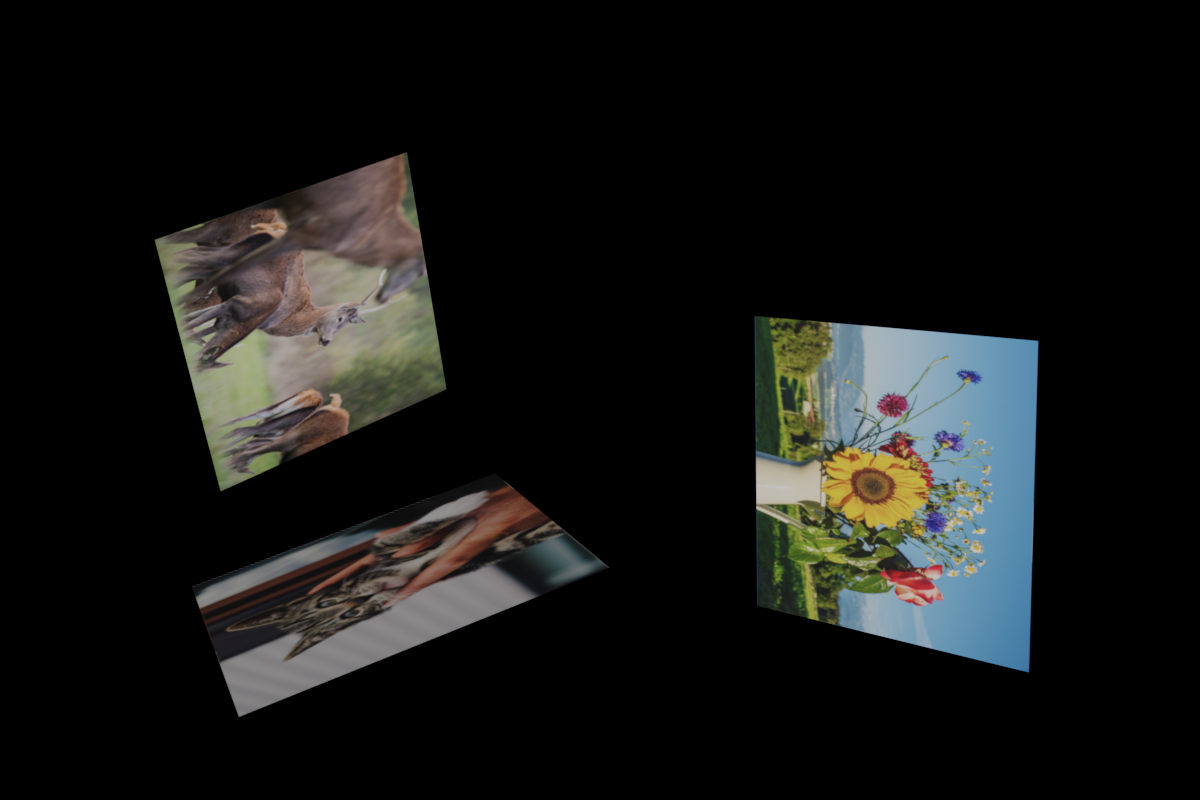
#> input picture Built_stereo_image/Normal_case_2/R.png, 1200 x 800 px
$ python estimation2.py
#> lines starting #> are read from the running program, lines starting #| are printed output that depends on the picture
### calibrated_img.py
import cv2
import matplotlib.pyplot as plt
import numpy as np
from sklearn.linear_model import LinearRegression
import copy
import math
import os


class calibrated_image(object):

    def __init__(self, target_img, template_img, folderName, qThreshold, heThreshold, Gaussian_value):
        # H transform from template to target_img

#> called with target_img = 'R.png', template_img = 'L.png', folderName = 'estimation_result', qThreshold = 0.0001, heThreshold = 1e-05, Gaussian_value = 7
        temp_target_img = cv2.imread(target_img, cv2.IMREAD_GRAYSCALE)
#> temp_target_img: shape (800, 1200); min 0, max 194, mean 22.2
        temp_template_img = cv2.imread(template_img, cv2.IMREAD_GRAYSCALE)
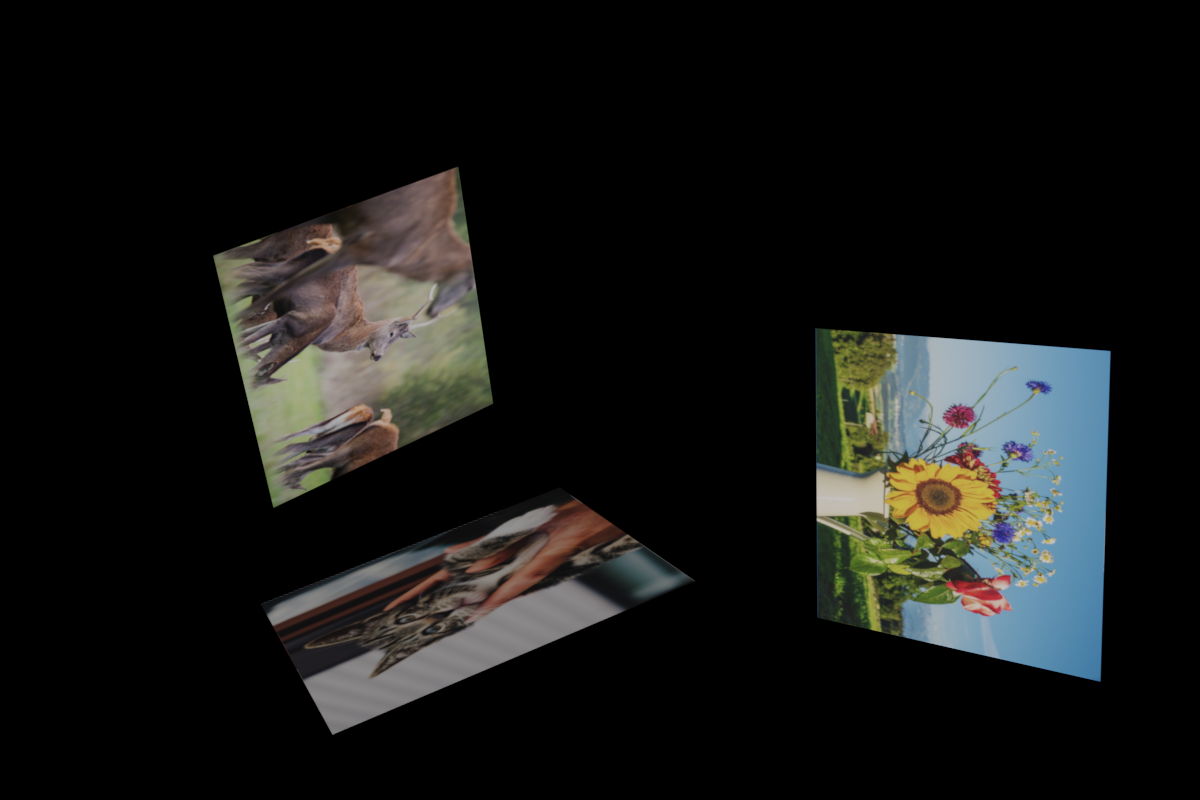
#> input picture Built_stereo_image/Normal_case_2/L.png, 1200 x 800 px
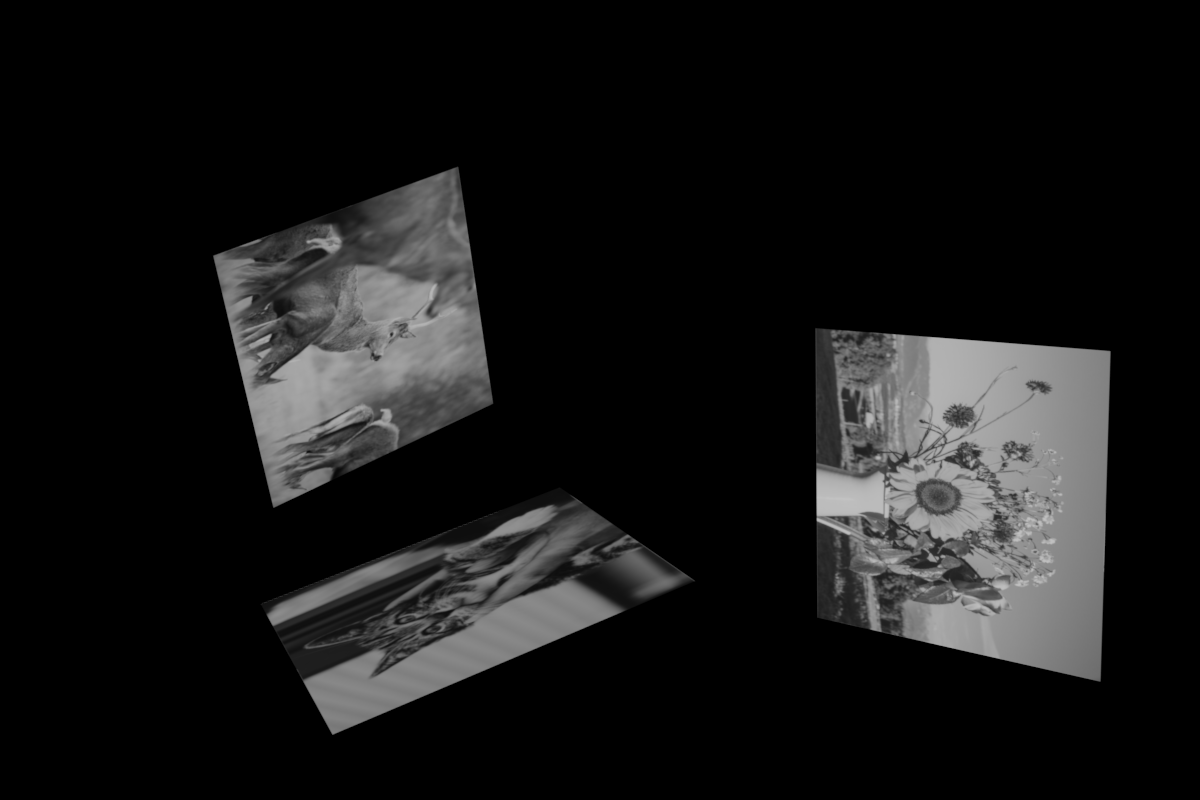
#> temp_template_img: shape (800, 1200); min 0, max 194, mean 22.7

        self.target_img = np.float32(temp_target_img)
        self.template_img = np.float32(temp_template_img)
        # blur the image
        self.target_img_blur = cv2.GaussianBlur(self.target_img, (Gaussian_value, Gaussian_value), 10)
        self.template_img_blur = cv2.GaussianBlur(self.template_img, (Gaussian_value, Gaussian_value), 10)

        self.qThreshold = qThreshold
        self.heThreshold = heThreshold

        cv2.imwrite(folderName + '/original_template_img.png', self.template_img)
        cv2.imwrite(folderName + '/original_target_img.png', self.target_img)

    def q_update(self, field, pyrNum, fieldNum, target_img_pyramid, template_img_pyramid,
                 q, e, H_inf, r_correct, pyramidOrNot, radiometricOrNot):
        # I define q is a 3 * 1 dimension matrix. But it is in fact q_transpose. In this way, it's easy to multiple
        # e and q.T.
        convergeOrNot = 1
        if pyramidOrNot == 0:
            if radiometricOrNot == 1:
                q_in_func = copy.deepcopy(q)
                r_in_func = copy.deepcopy(r_correct)
                for i in range(fieldNum):  # for different patch

                    field_x = copy.deepcopy(field[i])

                    Delta = self.improve_parameter(q_in_func[i], e, H_inf, r_in_func[i], target_img_pyramid,
                                                   template_img_pyramid, radiometricOrNot, field_x)

                    count = 0
                    while np.linalg.norm(Delta) / np.linalg.norm(np.concatenate((q_in_func[i], r_in_func[i]), axis=0)) \
                            > self.qThreshold:
                        count = count + 1
                        if count > 50:
                            convergeOrNot = 0
                            print(i, 'patch: q cycle is more than 50 cycles')
                            break
                        Delta = Delta
                        q_in_func[i] = q_in_func[i] + Delta[0:3, 0].reshape(3, 1)
                        r_in_func[i] = r_in_func[i] + Delta[3:5, 0].reshape(2, 1)

                        Delta = self.improve_parameter(q_in_func[i], e, H_inf, r_in_func[i], target_img_pyramid,
                                                       template_img_pyramid, radiometricOrNot, field_x)
            else:
                q_in_func = copy.deepcopy(q)
                r_in_func = copy.deepcopy(r_correct)
                for i in range(fieldNum):  # for different patch

                    field_x = copy.deepcopy(field[i])

                    Delta = self.improve_parameter(q_in_func[i], e, H_inf, r_in_func[i], target_img_pyramid,
                                                   template_img_pyramid, radiometricOrNot, field_x)

                    count = 0
                    while np.linalg.norm(Delta) / np.linalg.norm(
                            q_in_func[i]) > self.qThreshold:  # Need to be adjusted
                        count = count + 1
                        if count > 50:
                            convergeOrNot = 0
                            print(i, 'patch: q cycle is more than 50 cycles')
                            break
                        Delta = Delta
                        q_in_func[i] = q_in_func[i] + Delta

                        Delta = self.improve_parameter(q_in_func[i], e, H_inf, r_in_func[i], target_img_pyramid,
                                                       template_img_pyramid, radiometricOrNot, field_x)
        else:

            q_in_func = copy.deepcopy(q)

            for i in range(fieldNum):  # for different patch

                field_x = copy.deepcopy(field[i])

                for j in range(pyrNum, -1, -1):  # for different layer

                    Delta_q = self.improve_parameter(q_in_func[i], e, H_inf, target_img_pyramid[j],
                                                     template_img_pyramid[j], field_x)

                    count = 0
                    while abs(Delta_q[0, 0]) > 0.01 or abs(Delta_q[1, 0]) > 0.01 or abs(
                            Delta_q[2, 0]) > 0.1:  # Need to be adjusted
                        count = count + 1
                        if count > 50:
                            print('q cycle is more than 50 cycles')
                            convergeOrNot = 0
                            break

                        Delta_q = Delta_q
                        q_in_func[i] = q_in_func[i] + Delta_q[i]

                        # warped_img = self.warp_image(q_in_func[i], e, H_inf, target_img_pyramid[j], template_img_pyramid[j])
                        Delta_q = self.improve_parameter(q_in_func[i], e, H_inf, target_img_pyramid[j],
                                                         template_img_pyramid[j], field_x)

                    # change the parameter to  next layer
                    if j != 0:
                        q_in_func[i][0, 2] = q_in_func[i][0, 2] * 2
                        for k in range(4):
                            field_x[k] = field_x[k] * 2

        print("q:", q_in_func)
        print('r_correct:', r_in_func)
        return q_in_func, r_in_func, convergeOrNot

    # [104 lines left out: function H_inf_and_e_update, not called in this run]

    def improve_parameter(self, q, e, H_inf, r_correct, target_img, template_img, radiometricOrNot,
                          *correspondings_field):
        if radiometricOrNot == 1:
            A_matrix = np.zeros((5, 5))
            B_matrix = np.zeros((5, 1))

            warped_img = self.warp_image(q, e, H_inf, target_img, template_img)

            ImageDerivativeX = cv2.Sobel(target_img, -1, 1, 0, ksize=-1)
            ImageDerivativeX_warp = self.warp_image(q, e, H_inf, ImageDerivativeX, template_img)
            ImageDerivativeY = cv2.Sobel(target_img, -1, 0, 1, ksize=-1)
            ImageDerivativeY_warp = self.warp_image(q, e, H_inf, ImageDerivativeY, template_img)

            for field in correspondings_field:
                x_min_improve = field[0]
                x_max_improve = field[0] + field[1]
                y_min_improve = field[2]
                y_max_improve = field[2] + field[3]
                for y in range(y_min_improve, y_max_improve, 1):
                    for x in range(x_min_improve, x_max_improve, 1):
                        # coordinate in template img
                        x_ij = np.array([[x],
                                         [y],
                                         [1]])

                        # dimension fo H is 3*3
                        H = np.matmul((H_inf + np.matmul(e, q.T)), x_ij)

                        # dimension of D_N is 2*3
                        D_N = np.array([[1, 0, 0],
                                        [0, 1, 0]]) / H[2] \
                              - np.matmul(H[0:2], np.array([[0, 0, 1]])) / (H[2] * H[2])

                        # Derivative of I_2 (warped img)
                        D_I_12 = np.array([ImageDerivativeX_warp[y, x], ImageDerivativeY_warp[y, x]]).reshape(1, 2)

                        # D_I after dehomogenous 1*3
                        D_I_dehomogenous = np.matmul(D_I_12, D_N)

                        # M_1 is the part for Delta p in A_matrix. Dimension is 1 * 3
                        M_1 = np.matmul(np.matmul(D_I_dehomogenous, e), np.transpose(x_ij))

                        # M_2 is the part for Delta a and Delta b in A_matrix. Dimension is 1 * 2
                        M_2 = np.array([[template_img[y, x], 1]])

                        # M is the factor of variable dimension is 1*5
                        M = np.concatenate((M_1, -M_2), axis=1)

                        # difference between template image and warped image
                        d = r_correct[0, 0] * int(template_img[y, x]) + r_correct[1, 0] - int(warped_img[y, x])

                        # dimension of A_matrix is 5 * 5
                        # dimension of B_matrix is 5 * 1
                        A_matrix = A_matrix + np.matmul(np.transpose(M), M)
                        B_matrix = B_matrix + d * np.transpose(M)

            # dimension of q is 5 * 1
            Delta = np.matmul(np.linalg.pinv(A_matrix), B_matrix)
        else:
            A_matrix = np.zeros((3, 3))
            B_matrix = np.zeros((3, 1))

            warped_img = self.warp_image(q, e, H_inf, target_img, template_img)

            ImageDerivativeX = cv2.Sobel(target_img, -1, 1, 0, ksize=-1)
            ImageDerivativeX_warp = self.warp_image(q, e, H_inf, ImageDerivativeX, template_img)
            ImageDerivativeY = cv2.Sobel(target_img, -1, 0, 1, ksize=-1)
            ImageDerivativeY_warp = self.warp_image(q, e, H_inf, ImageDerivativeY, template_img)

            for field in correspondings_field:
                x_min_improve = field[0]
                x_max_improve = field[0] + field[1]
                y_min_improve = field[2]
                y_max_improve = field[2] + field[3]
                for y in range(y_min_improve, y_max_improve, 1):
                    for x in range(x_min_improve, x_max_improve, 1):
                        # coordinate in template img
                        x_ij = np.array([[x],
                                         [y],
                                         [1]])

                        # dimension fo H is 3*3
                        H = np.matmul((H_inf + np.matmul(e, q.T)), x_ij)

                        # dimension of D_N is 2*3
                        D_N = np.array([[1, 0, 0],
                                        [0, 1, 0]]) / H[2] \
                              - np.matmul(H[0:2], np.array([[0, 0, 1]])) / (H[2] * H[2])

                        # Derivative of I_2 (warped img)
                        D_I_12 = np.array([ImageDerivativeX_warp[y, x], ImageDerivativeY_warp[y, x]]).reshape(1, 2)

                        # D_I after dehomogenous 1*3
                        D_I_dehomogenous = np.matmul(D_I_12, D_N)

                        # M_1 is the part for Delta p in A_matrix. Dimension is 1 * 3
                        M_1 = np.matmul(np.matmul(D_I_dehomogenous, e), np.transpose(x_ij))

                        # M_2 is the part for Delta a and Delta b in A_matrix. Dimension is 1 * 2
                        # M_2 = np.array([[template_img[y, x], 1]])

                        # M is the factor of variable dimension is 1*3
                        M = M_1

                        # difference between template image and warped image
                        d = r_correct[0, 0] * int(template_img[y, x]) + r_correct[1, 0] - int(warped_img[y, x])

                        # dimension of A_matrix is 3 * 3
                        # dimension of B_matrix is 3 * 1
                        A_matrix = A_matrix + np.matmul(np.transpose(M), M)
                        B_matrix = B_matrix + d * np.transpose(M)

                        # dimension of q is 3 * 1
            Delta = np.matmul(np.linalg.pinv(A_matrix), B_matrix)

        return Delta

    def warp_image(self, q, e, H_inf, target_img, template_img):
        """
        Here we calculate the H from template to target, so when we warp image, we have to use inv(H)
        """
        H = H_inf + np.matmul(e, q.T)
        # print('p=', p)
        # print('e1=', e1)
        # print('H=', H)

        width_x = np.array(template_img).shape[1]
        height_y = np.array(template_img).shape[0]
        warped_img = cv2.warpPerspective(target_img, H, (width_x, height_y),
                                         flags=cv2.INTER_LINEAR + cv2.WARP_INVERSE_MAP)
        # [4 lines of commented-out code are left out]
        return warped_img

    # [33 lines left out: functions show_difference_of_warp_image, psnr, not called in this run]

    def build_image_pyramid(self, NumLayer, use_or_not):
        if use_or_not == 1:
            layer_2_trans = np.copy(self.target_img)
            layer_of_form = np.copy(self.template_img)
            target_img_pyramid = [layer_2_trans]
            template_img_pyramid = [layer_of_form]

            for i in range(NumLayer):
                # NumLayer doesn't include the original image
                layer_2_trans = cv2.pyrDown(layer_2_trans)
                layer_of_form = cv2.pyrDown(layer_of_form)
                target_img_pyramid.append(layer_2_trans)
                template_img_pyramid.append(layer_of_form)
        else:
            target_img_pyramid = [self.target_img_blur, self.target_img]
            template_img_pyramid = [self.template_img_blur, self.template_img]
        return target_img_pyramid, template_img_pyramid

    # [320 lines left out: functions read_ground_truth, read_estimation_result, calculate_RMSD, disparity_of_stereo_img, calculate_RMSD_stereo, calulate_paramater and 3 more, not called in this run]

### Built_stereo_image/Normal_case_2/estimation2.py
import time

import calibrated_img as cali

import numpy as np
import cv2

import copy
import os

recordTime = time.time()
startTime = time.strftime("%H%M%S")

# save the image in a folder
folderName = 'estimation_result'
if not os.path.exists(folderName):
    os.makedirs(folderName)

# save the result in txt.file
text_name = folderName + '/Estimation.txt'
text = open(text_name, 'w+')

text_name2 = folderName + '/Estimation_number.txt'
text_num = open(text_name2, 'w+')

# three target area in bottom(with small label) layer of pyramid for left_img(template_img 1)
'''
Rectangle Selection
  X: 280
  Y: 267
  Width: 169
  Height: 140
Rectangle Selection
  X: 865
  Y: 388
  Width: 197
  Height: 198

Rectangle Selection
  X: 351
  Y: 556
  Width: 172
  Height: 92

In form [x, width, y, height]
'''
fieldNum = 3
field_0 = [280, 169, 267, 140]
field_1 = [865, 197, 388, 198]
field_2 = [351, 172, 556, 92]
fieldBottom = [field_0, field_1, field_2]

# threshold definition
qThreshold = 1e-4
heThreshold = 1e-5

# right as target image, left as template image. H transform template to target(left to right)
test = cali.calibrated_image('R.png', 'L.png', folderName, qThreshold, heThreshold, 7)

# build the image Pyramid(pyrNum doesn't include original image)
# 0 layer is the original Image
pyrNum = 2
target_img_pyramid, template_img_pyramid = test.build_image_pyramid(pyrNum, 0)
#> target_img_pyramid = 2 items; template_img_pyramid = 2 items

# initialization of H_inf, e and q_n from the GPS and INS data.
H_inf = np.array([[9.935e-01, -3.861e-03, 2.90e+01],
                  [3.312e-03, 1.002e+00, -1.596e+01],
                  [-1.050e-05, 5.856e-06, 1.00e+00]], dtype=np.float32)
e = np.array([-8.40e+02, -2.804e+00, 8.890e-03], dtype=np.float32).reshape(3, 1)

# build the field to top layer
fieldTop = copy.deepcopy(fieldBottom)
for i in range(fieldNum):
    for j in range(4):
        fieldTop[i][j] = int(fieldTop[i][j] / 2 ** pyrNum)

a_0, b_0, c_0 = -4.828e-05, -2.407e-05, 1.171e-01
a_1, b_1, c_1 = 5.284e-05, -1.279e-05, 6.197e-02
a_2, b_2, c_2 = 4.911e-05, 1.852e-04, -1.408e-02
q = [np.array([a_0, b_0, c_0], dtype=np.float32).reshape(3, 1),
     np.array([a_1, b_1, c_1], dtype=np.float32).reshape(3, 1),
     np.array([a_2, b_2, c_2], dtype=np.float32).reshape(3, 1)]

a, b = 1.0, 0.0
r_correct = [np.array([a, b], dtype=np.float32).reshape(2, 1), np.array([a, b], dtype=np.float32).reshape(2, 1),
             np.array([a, b], dtype=np.float32).reshape(2, 1)]

max_loop_Number = 6

for i in range(max_loop_Number):

    print("loop Number:", i + 1)

    # calculate q for different patches, pyramidOrNot = 0 means only calculating the original layer.
#> (the run stopped early here; a loop or call above may not have finished)
